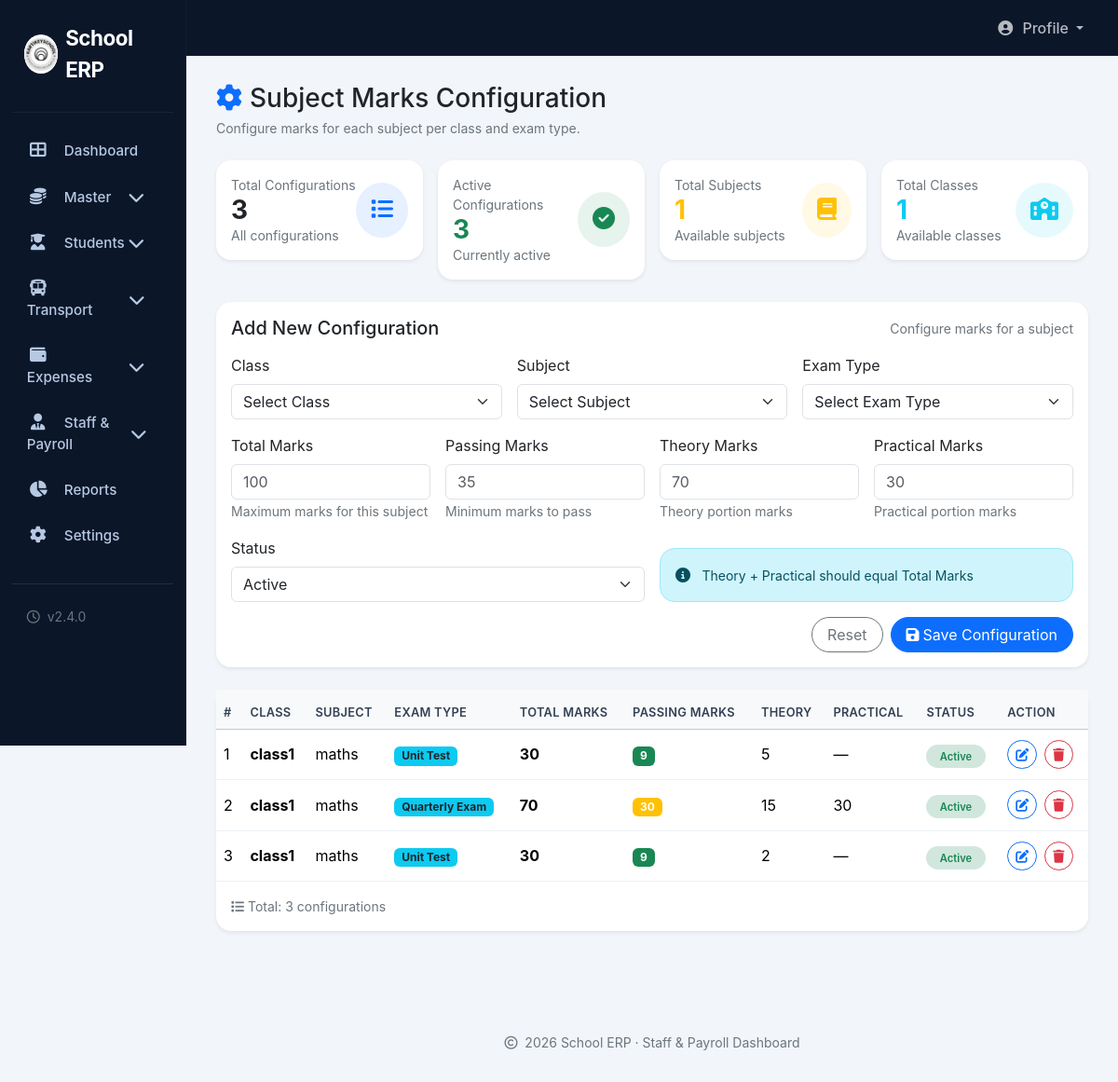
Screenshot of /admin/marks.php (signed in) with the database file from the repository.
### tables this page shows
CREATE TABLE `subject_marks_config` (
  `id` int(11) NOT NULL,
  `class_id` int(11) DEFAULT NULL,
  `class_name` varchar(100) DEFAULT NULL,
  `subject_id` int(11) DEFAULT NULL,
  `subject_name` varchar(100) DEFAULT NULL,
  `exam_type` varchar(50) DEFAULT NULL,
  `total_marks` int(11) NOT NULL,
  `passing_marks` int(11) NOT NULL,
  `theory_marks` int(11) DEFAULT 0,
  `practical_marks` int(11) DEFAULT 0,
  `status` enum('Active','Inactive') DEFAULT 'Active',
  `created_at` timestamp NOT NULL DEFAULT current_timestamp()
);

### admin/marks.php (the view, shortened to what this page needs)
<?php
include '../config/config.php';
try {
    $stmt = $conn->query("SELECT id, class_name FROM classes WHERE status = 'Active' ORDER BY class_name");
    $classes = $stmt->fetchAll(PDO::FETCH_ASSOC);
} catch (Exception $e) {
    $classes = [];
}
try {
    $stmt = $conn->query("SELECT id, subject_name FROM subjects WHERE status = 'Active' ORDER BY subject_name");
    $subjects = $stmt->fetchAll(PDO::FETCH_ASSOC);
} catch (Exception $e) {
    $subjects = [];
}
try {
    $stmt = $conn->query("SELECT * FROM subject_marks_config ORDER BY id DESC");
    $configs = $stmt->fetchAll(PDO::FETCH_ASSOC);
} catch (Exception $e) {
    $configs = [];
    $error = 'Failed to load configurations: ' . $e->getMessage();
}
$edit_config = null;
$total_configs = count($configs);
$active_configs = count(array_filter($configs, fn($c) => $c['status'] == 'Active'));
include 'includes/header.php';
?>
<div class="main-content">
    <div class="d-flex justify-content-between align-items-center flex-wrap gap-3 mb-4">
        <div>
            <h3 class="mb-1"><i class="fas fa-cog text-primary me-2"></i>Subject Marks Configuration</h3>
            <div class="text-secondary small">Configure marks for each subject per class and exam type.</div>
        </div>
    </div>
    <div class="row g-3 mb-4">
        <div class="col-md-3">
            <div class="card border-0 rounded-4 shadow-sm">
                <div class="card-body p-3">
                    <div class="d-flex justify-content-between align-items-center">
                        <div>
                            <div class="text-secondary small">Total Configurations</div>
                            <h3 class="mb-0 fw-bold"><?= $total_configs ?></h3>
                            <div class="text-secondary small">All configurations</div>
                        </div>
                        <div class="bg-primary bg-opacity-10 rounded-circle p-3">
                            <i class="fas fa-list text-primary fs-4"></i>
                        </div>
                    </div>
                </div>
            </div>
        </div>
        <div class="col-md-3">
            <div class="card border-0 rounded-4 shadow-sm">
                <div class="card-body p-3">
                    <div class="d-flex justify-content-between align-items-center">
                        <div>
                            <div class="text-secondary small">Active Configurations</div>
                            <h3 class="mb-0 fw-bold text-success"><?= $active_configs ?></h3>
                            <div class="text-secondary small">Currently active</div>
                        </div>
                        <div class="bg-success bg-opacity-10 rounded-circle p-3">
                            <i class="fas fa-check-circle text-success fs-4"></i>
                        </div>
                    </div>
                </div>
            </div>
        </div>
        <div class="col-md-3">
            <div class="card border-0 rounded-4 shadow-sm">
                <div class="card-body p-3">
                    <div class="d-flex justify-content-between align-items-center">
                        <div>
                            <div class="text-secondary small">Total Subjects</div>
                            <h3 class="mb-0 fw-bold text-warning"><?= count($subjects) ?></h3>
                            <div class="text-secondary small">Available subjects</div>
                        </div>
                        <div class="bg-warning bg-opacity-10 rounded-circle p-3">
                            <i class="fas fa-book text-warning fs-4"></i>
                        </div>
                    </div>
                </div>
            </div>
        </div>
        <div class="col-md-3">
            <div class="card border-0 rounded-4 shadow-sm">
                <div class="card-body p-3">
                    <div class="d-flex justify-content-between align-items-center">
                        <div>
                            <div class="text-secondary small">Total Classes</div>
                            <h3 class="mb-0 fw-bold text-info"><?= count($classes) ?></h3>
                            <div class="text-secondary small">Available classes</div>
                        </div>
                        <div class="bg-info bg-opacity-10 rounded-circle p-3">
                            <i class="fas fa-school text-info fs-4"></i>
                        </div>
                    </div>
                </div>
            </div>
        </div>
    </div>
    <div class="card border-0 rounded-4 shadow-sm mb-4">
        <div class="card-body">
            <div class="d-flex align-items-center justify-content-between flex-wrap gap-2 mb-3">
                <h5 class="mb-0"><?= $edit_config ? 'Edit Configuration' : 'Add New Configuration' ?></h5>
                <span class="text-secondary small"><?= $edit_config ? 'Update marks configuration' : 'Configure marks for a subject' ?></span>
            </div>
            <form class="row g-3" method="post">
                <div class="col-md-4">
                    <label class="form-label required">Class</label>
                    <select class="form-select" name="class_id" required>
                        <option value="">Select Class</option>
                    </select>
                </div>
                <div class="col-md-4">
                    <label class="form-label required">Subject</label>
                    <select class="form-select" name="subject_id" required>
                        <option value="">Select Subject</option>
                    </select>
                </div>
                <div class="col-md-4">
                    <label class="form-label required">Exam Type</label>
                    <select class="form-select" name="exam_type" required>
                        <option value="">Select Exam Type</option>
                    </select>
                </div>
                <div class="col-md-3">
                    <label class="form-label required">Total Marks</label>
                    <input type="number" class="form-control" name="total_marks"
                           placeholder="100" min="1"
                           value="<?= $edit_config ? $edit_config['total_marks'] : '' ?>" required>
                    <small class="text-secondary">Maximum marks for this subject</small>
                </div>
                <div class="col-md-3">
                    <label class="form-label required">Passing Marks</label>
                    <input type="number" class="form-control" name="passing_marks"
                           placeholder="35" min="0"
                           value="<?= $edit_config ? $edit_config['passing_marks'] : '' ?>" required>
                    <small class="text-secondary">Minimum marks to pass</small>
                </div>
                <div class="col-md-3">
                    <label class="form-label">Theory Marks</label>
                    <input type="number" class="form-control" name="theory_marks"
                           placeholder="70" min="0"
                           value="<?= $edit_config ? $edit_config['theory_marks'] : '' ?>">
                    <small class="text-secondary">Theory portion marks</small>
                </div>
                <div class="col-md-3">
                    <label class="form-label">Practical Marks</label>
                    <input type="number" class="form-control" name="practical_marks"
                           placeholder="30" min="0"
                           value="<?= $edit_config ? $edit_config['practical_marks'] : '' ?>">
                    <small class="text-secondary">Practical portion marks</small>
                </div>
                <div class="col-md-6">
                    <label class="form-label">Status</label>
                    <select class="form-select" name="status">
                        <option value="Active" <?= $edit_config && $edit_config['status'] == 'Active' ? 'selected' : '' ?>>Active</option>
                    </select>
                </div>
                <div class="col-md-6 d-flex align-items-end">
                    <div class="alert alert-info rounded-4 w-100 mb-0">
                        <i class="fas fa-info-circle me-2"></i>
                        <small>Theory + Practical should equal Total Marks</small>
                    </div>
                </div>
                <div class="col-12 d-flex justify-content-end gap-2">
                    <?php if ($edit_config): ?>
                        <a href="marks.php" class="btn btn-outline-secondary rounded-pill px-3">Cancel</a>
                        <button type="submit" name="edit_subject_marks" class="btn btn-warning rounded-pill px-3">
                            <i class="fas fa-edit me-1"></i>Update Configuration
                        </button>
                    <?php else: ?>
                        <button type="reset" class="btn btn-outline-secondary rounded-pill px-3">Reset</button>
                        <button type="submit" name="add_subject_marks" class="btn btn-primary rounded-pill px-3">
                            <i class="fas fa-save me-1"></i>Save Configuration
                        </button>
                    <?php endif; ?>
                </div>
            </form>
        </div>
    </div>
    <div class="card border-0 rounded-4 shadow-sm">
        <div class="card-body p-0">
            <div class="table-responsive">
                <table class="table table-custom align-middle mb-0">
                    <thead class="table-light">
                        <tr>
                            <th>#</th>
                            <th>Class</th>
                            <th>Subject</th>
                            <th>Exam Type</th>
                            <th>Total Marks</th>
                            <th>Passing Marks</th>
                            <th>Theory</th>
                            <th>Practical</th>
                            <th>Status</th>
                            <th>Action</th>
                        </tr>
                    </thead>
                    <tbody>
                        <?php if (count($configs) > 0): ?>
                            <?php $i = 1; foreach ($configs as $config): ?>
                                <tr>
                                    <td><?= $i++ ?></td>
                                    <td><strong><?= htmlspecialchars($config['class_name']) ?></strong></td>
                                    <td><?= htmlspecialchars($config['subject_name']) ?></td>
                                    <td><span class="badge bg-info text-dark"><?= htmlspecialchars($config['exam_type']) ?></span></td>
                                    <td><strong><?= $config['total_marks'] ?></strong></td>
                                    <td>
                                        <span class="badge <?= $config['passing_marks'] <= $config['total_marks'] * 0.4 ? 'bg-success' : 'bg-warning' ?>">
                                            <?= $config['passing_marks'] ?>
                                        </span>
                                    </td>
                                    <td><?= $config['theory_marks'] ?: '—' ?></td>
                                    <td><?= $config['practical_marks'] ?: '—' ?></td>
                                    <td>
                                        <?php if ($config['status'] == 'Active'): ?>
                                            <span class="status-badge bg-success-subtle text-success">Active</span>
                                        <?php else: ?>
                                            <span class="status-badge bg-danger-subtle text-danger">Inactive</span>
                                        <?php endif; ?>
                                    </td>
                                    <td>
                                        <div class="d-flex gap-2">
                                            <a href="marks.php?edit_id=<?= $config['id'] ?>" class="btn btn-sm btn-outline-primary rounded-pill" title="Edit">
                                                <i class="fas fa-edit"></i>
                                            </a>
                                            <form method="post" onsubmit="return confirm('Are you sure you want to delete this configuration?')" style="display:inline;">
                                                <button type="submit" name="delete_subject_marks" class="btn btn-sm btn-outline-danger rounded-pill" title="Delete">
                                                    <i class="fas fa-trash"></i>
                                                </button>
                                            </form>
                                        </div>
                                    </td>
                                </tr>
                            <?php endforeach; ?>
                        <?php endif; ?>
                    </tbody>
                </table>
            </div>
        </div>
        <?php if (count($configs) > 0): ?>
            <div class="card-footer bg-transparent border-top-0 p-3">
                <div class="text-secondary small">
                    <i class="fas fa-list me-1"></i>Total: <?= count($configs) ?> configurations
                </div>
            </div>
        <?php endif; ?>
    </div>
</div>
<?php
include 'includes/footer.php';
?>

### admin/style/ok.css (style rules this page uses)
* { box-sizing: border-box; }
body { background: #f2f5f9; font-family: 'Inter', system-ui, -apple-system, sans-serif; height: 100vh; overflow-x: hidden; }
.main-content { flex: 1; padding: 1.8rem 2rem 2rem 2rem; background: #f2f5f9; }
.table-custom th { border-top: none; font-weight: 600; color: #334155; font-size: 0.8rem; text-transform: uppercase; letter-spacing: 0.3px; padding: 0.9rem 0.5rem 0.5rem 0.5rem; }
.table-custom td { padding: 0.7rem 0.5rem; vertical-align: middle; border-color: #edf2f7; }
.status-badge { font-size: 0.7rem; font-weight: 600; padding: 0.35rem 0.9rem; border-radius: 30px; }

### rows the page displays
subject_marks_config: class_name "class1", subject_name "maths", exam_type "Unit Test", total_marks "30", passing_marks "9", theory_marks "5", practical_marks "—", status "Active"
subject_marks_config: class_name "class1", subject_name "maths", exam_type "Quarterly Exam", total_marks "70", passing_marks "30", theory_marks "15", practical_marks "30", status "Active"
subject_marks_config: class_name "class1", subject_name "maths", exam_type "Unit Test", total_marks "30", passing_marks "9", theory_marks "2", practical_marks "—", status "Active"

### other values shown
$total_configs "3"
$active_configs "3"
count($subjects) "1"
count($classes) "1"
count($configs) "3"
